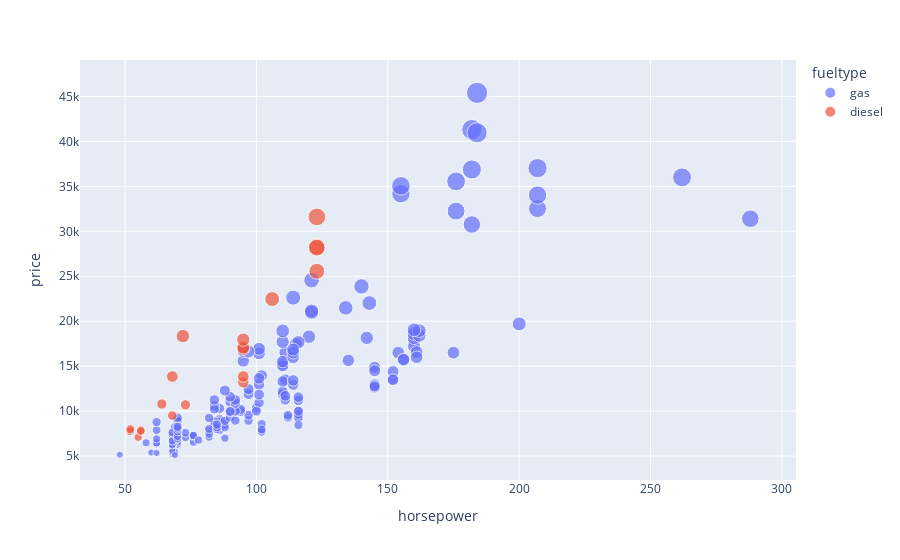

Here is the notebook cell this chart was saved with:
### Code cell
px.scatter(df , x = "horsepower" , y = "price" , 
           color ="fueltype" , size="price" , size_max=15 , hover_name="carbody")

### Figure 1 — Plotly figure (JSON) as saved in the notebook; plotly's stock layout.template omitted (floating-point values rounded to 4 significant figures; data arrays with more than 128 entries replaced by an {"elided": "..."} marker saying what was removed)
{"data": [{"hovertemplate": "<b>%{hovertext}</b><br><br>fueltype=gas<br>horsepower=%{x}<br>price=%{marker.size}<extra></extra>", "hovertext": {"elided": "185 str values"}, "legendgroup": "gas", "marker": {"color": "#636efa", "size": {"elided": "185 float values"}, "sizemode": "area", "sizeref": 201.8, "symbol": "circle"}, "mode": "markers", "name": "gas", "orientation": "v", "showlegend": true, "type": "scatter", "x": {"elided": "185 int values"}, "xaxis": "x", "y": {"elided": "185 float values"}, "yaxis": "y"}, {"hovertemplate": "<b>%{hovertext}</b><br><br>fueltype=diesel<br>horsepower=%{x}<br>price=%{marker.size}<extra></extra>", "hovertext": ["sedan", "sedan", "sedan", "wagon", "hardtop", "sedan", "sedan", "sedan", "wagon", "sedan", "wagon", "sedan", "sedan", "hatchback", "sedan", "sedan", "sedan", "sedan", "sedan", "sedan"], "legendgroup": "diesel", "marker": {"color": "#EF553B", "size": [10795, 18344, 25552, 28248, 28176, 31600, 7099, 13200, 13860, 16900, 17075, 17950, 7898, 7788, 10698, 7775, 7995, 9495, 13845, 22470], "sizemode": "area", "sizeref": 201.8, "symbol": "circle"}, "mode": "markers", "name": "diesel", "orientation": "v", "showlegend": true, "type": "scatter", "x": [64, 72, 123, 123, 123, 123, 55, 95, 95, 95, 95, 95, 56, 56, 73, 52, 52, 68, 68, 106], "xaxis": "x", "y": [10795, 18344, 25552, 28248, 28176, 31600, 7099, 13200, 13860, 16900, 17075, 17950, 7898, 7788, 10698, 7775, 7995, 9495, 13845, 22470], "yaxis": "y"}], "layout": {"legend": {"itemsizing": "constant", "title": {"text": "fueltype"}, "tracegroupgap": 0}, "margin": {"t": 60}, "xaxis": {"anchor": "y", "domain": [0, 1], "title": {"text": "horsepower"}}, "yaxis": {"anchor": "x", "domain": [0, 1], "title": {"text": "price"}}}}
